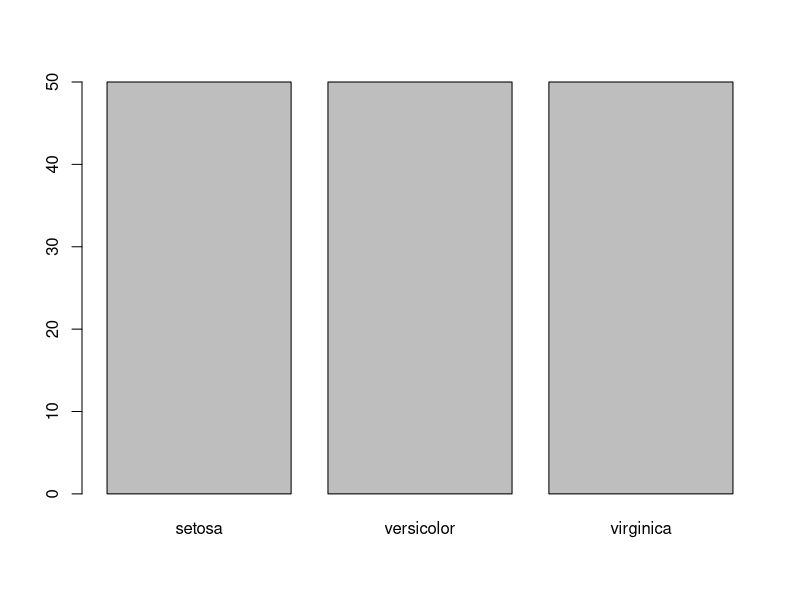
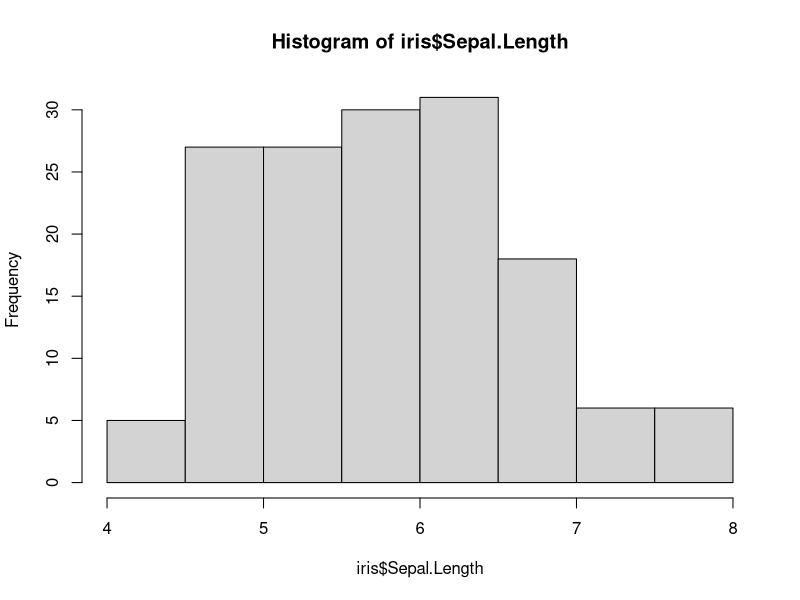
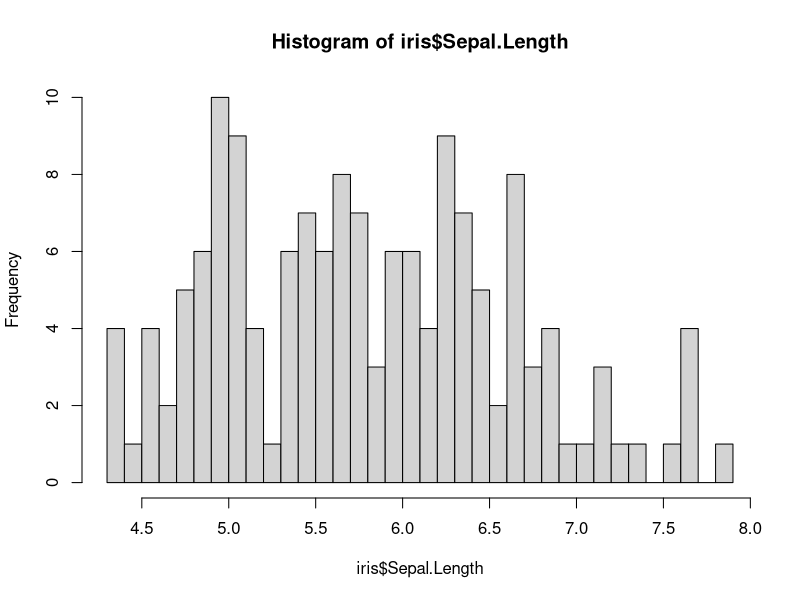
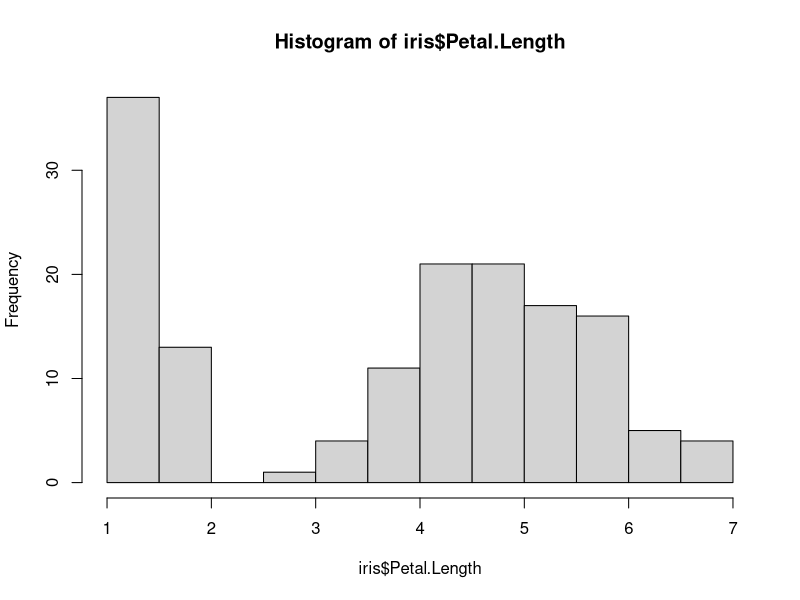
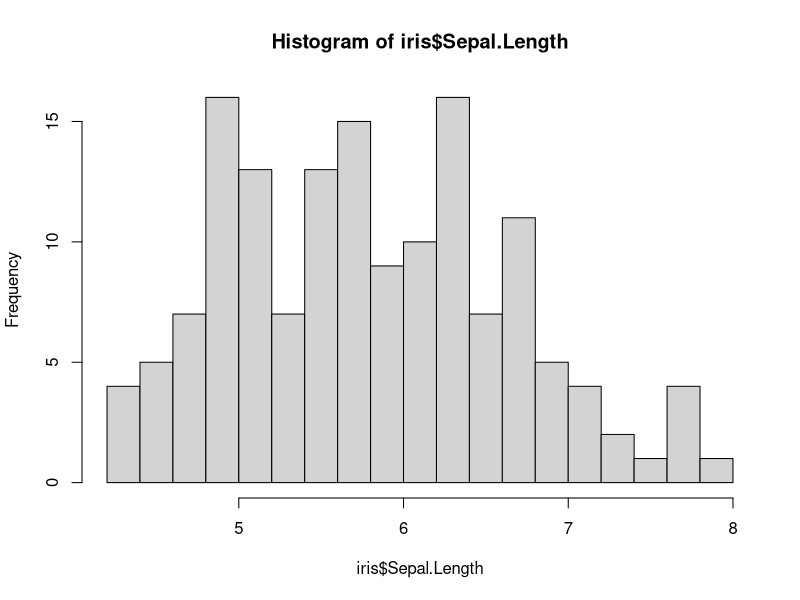
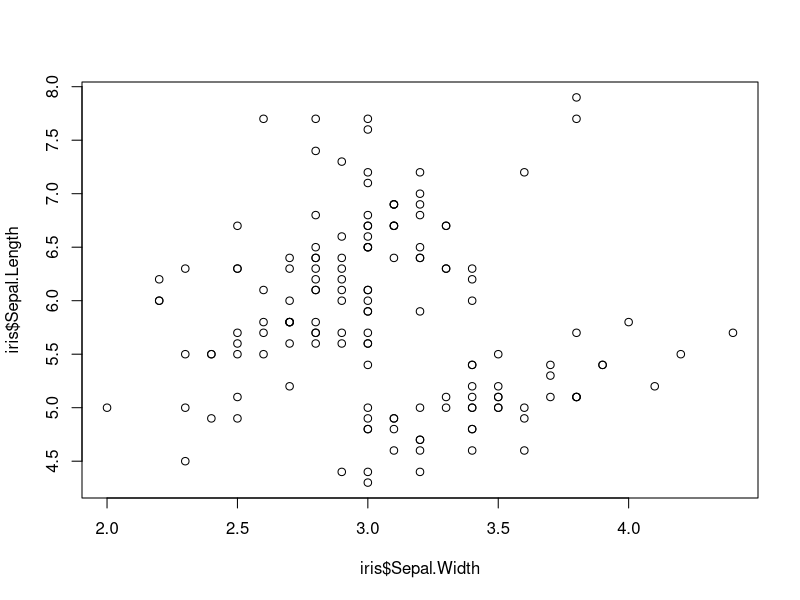
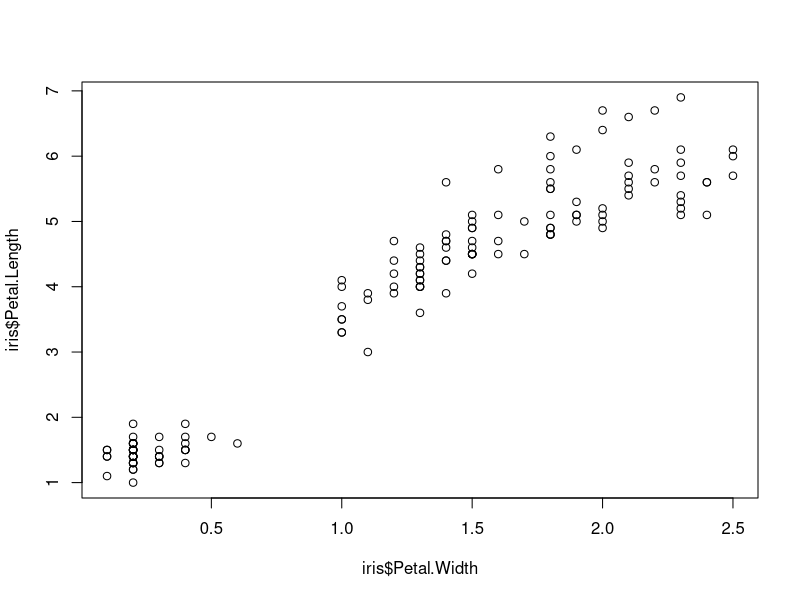
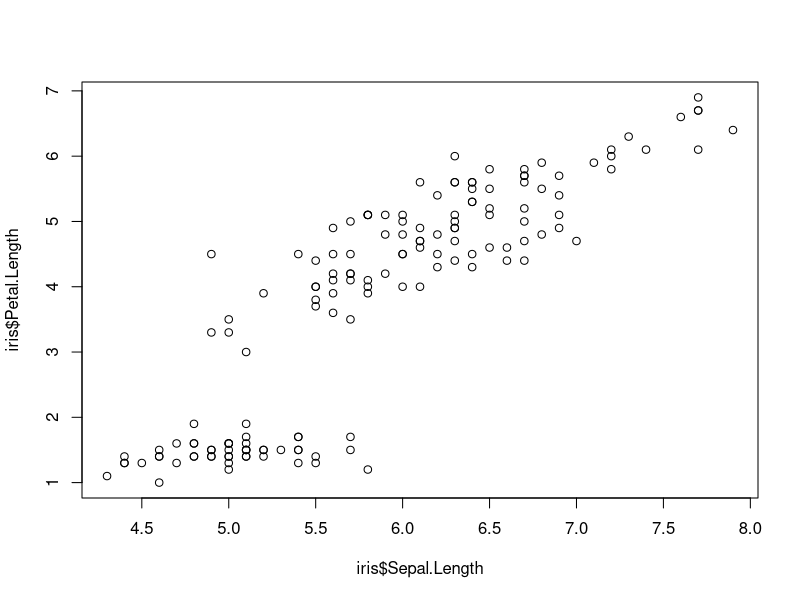

R code for these plots, in order:
## ---- chunk 1
knitr::opts_chunk$set(echo = TRUE)
## ---- chunk 2
head(iris) # check the first 6 rows of the data
summary(iris)
## ---- chunk 3
# generate a table data of the count number of each species
sp_count = table(iris$Species)
barplot(sp_count)
## ---- chunk 4
hist(iris$Sepal.Length)
hist(iris$Sepal.Length, breaks = 30)
hist(iris$Petal.Length)
hist(iris$Sepal.Length, breaks = 20)
## ---- chunk 5
plot(iris$Sepal.Length ~ iris$Sepal.Width)
plot(iris$Petal.Length ~ iris$Petal.Width)
plot(iris$Petal.Length ~ iris$Sepal.Length)
plot(Sepal.Length ~ Sepal.Width, data = iris, col = iris$Species)
## ---- chunk 6
# generate another categorical variable by dividing Petal.Length into small vs. large groups
iris$Sepal.size = ifelse(iris$Sepal.Width > 3, "large","small")
other_table <- table(iris$Sepal.size, iris$Species)

# grouped barplot
barplot(other_table, col = c("darkblue", "red"), 
        xlab = "Species", ylab = "Frequency",
        legend.text = rownames(other_table),
        args.legend = list(x = "topright"),
        beside = TRUE)

# stacked/mosaic
barplot(other_table, col = c("darkblue", "red"),
        xlab = "Species", ylab = "Frequency",
        legend.text = rownames(other_table),
        args.legend = list(x = "topright"))

## ---- chunk 7
stripchart(Petal.Length ~ Species, data = iris)

stripchart(Petal.Length ~ Species, data = iris,
           pch = 1, vertical=TRUE)

stripchart(Petal.Length ~ Species, data = iris,
           pch = 1, vertical=TRUE, method = 'jitter')

stripchart(Sepal.Width ~ Species, data = iris,
           pch = 1, vertical=TRUE, method = 'jitter')

### add mean values
# Calculating the means
means <- sapply(levels(factor(iris$Species)), function(i) mean(iris$Sepal.Width[iris$Species == i]))

stripchart(Sepal.Width ~ Species, data = iris,pch = 1, vertical=TRUE, method = 'jitter')
points(means, col = "red", pch = 2, cex = 1.5, bg = 2, lwd = 2)

## ---- chunk 8
boxplot(Sepal.Width ~ Species, data = iris)

stripchart(Sepal.Width ~ Species, data = iris,
           add = TRUE,
           pch = 1, vertical=TRUE, method = 'jitter')

### add mean values
# Calculating the means
means <- sapply(levels(factor(iris$Species)), function(i) mean(iris$Sepal.Width[iris$Species == i]))

stripchart(Sepal.Width ~ Species, data = iris,pch = 1, vertical=TRUE, method = 'jitter')
points(means, col = "red", pch = 2, cex = 1.5, bg = 2, lwd = 2)

## ---- chunk 9
# install.packages("vioplot")
library("vioplot")
vioplot(Sepal.Width ~ Species, data = iris)
## ---- chunk 10

hist(iris$Sepal.Width[iris$Species=="setosa"], breaks = 15, col='red', xlim=c(1.5, 4.5))
hist(iris$Sepal.Width[iris$Species=="versicolor"], breaks = 15, col='green', add=TRUE)
hist(iris$Sepal.Width[iris$Species=="virginica"], breaks = 15, col='blue', add=TRUE)

par(mfrow = c(3,1))
hist(iris$Sepal.Width[iris$Species=="setosa"], breaks = 15, col='red', xlim=c(1.5, 4.5))
hist(iris$Sepal.Width[iris$Species=="versicolor"], breaks = 15, col='green', xlim=c(1.5, 4.5))
hist(iris$Sepal.Width[iris$Species=="virginica"], breaks = 15, col='blue', xlim=c(1.5, 4.5))
